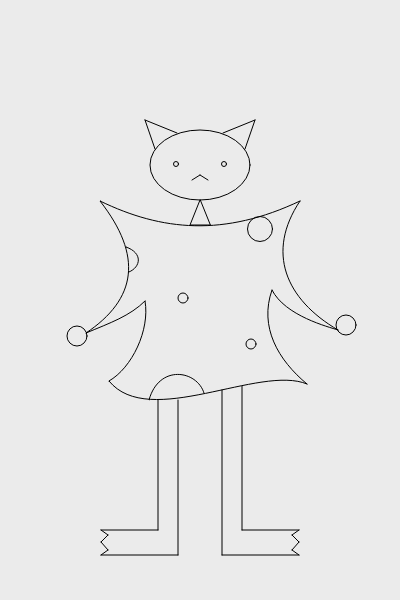
Frame 1 (no input)
Frame 60 (no input): identical to frame 1, image omitted
Frame 120 (the mouse pressed at the canvas centre since frame 60): identical to frame 1, image omitted

The p5.js sketch that drew this single still picture (run headless with seeded random() and noise() and a simulated clock; from frame 60 on, the mouse is pressed at the canvas centre):

// p5.js sketch
// ── sketch.js
function setup() {
  createCanvas(400, 600);
  angleMode(DEGREES);
  rectMode(CENTER);
}

function draw() {
  background(235);
//michelle: head
  //the cat head and face
  noFill();
  ellipse(200,165,100,70);
  line(145,120,155,149)
  line(145,120,177,133)
  line(255,120,245,149);
  line(255,120,223,133)
  drawCircles(176,164,5);
  drawCircles(224,164,5);
  line(200,175,192,180);
  line(200,175,208,180);

//ella: body
  //the curvey cloth
  noFill();
  triangle(200,200,190,225,210,225);
  bezier(100,201,162,231,224,237,300,201);
  bezier(300,201,266,252,285,299,338,330);
  bezier(100,201,143,256,137,299,86,333);
  bezier(86,333,110,323,130,316,145,301);
  bezier(338,330,329,327,285,316,272,290);
  bezier(145,301,150,330,132,368,109,381);
  bezier(272,290,259,327,278,360,307,384);
  bezier(109,381,149,430,260,364,307,384);
  //circles and lines ornament
  drawCircles(346,325,20);
  drawCircles(77,336,20);
  drawCircles(183,298,10);
  drawCircles(260,229,25);
  drawCircles(251,344,10);
  bezier(126,247,143,253,141,267,129,272);
  bezier(149,400,159,364,197,370,204,393)
  
//elva: leg
  //left leg
  line(158,400,158,530);
  line(158,530,101,530);
  line(178,400,178,555);
  line(178,555,101,555);
  line(101,555,108,550);
  line(108,550,101,542);
  line(101,542,108,535);
  line(108,535,101,530);
  //right leg
  line(242,386,242,530);
  line(242,530,299,530);
  line(222,390,222,555);
  line(222,555,299,555);
  line(299,555,292,550);
  line(292,550,299,542);
  line(299,542,292,535);
  line(292,535,299,530);
}

function drawCircles(x,y,r)
{
  circle(x,y,r)
}
